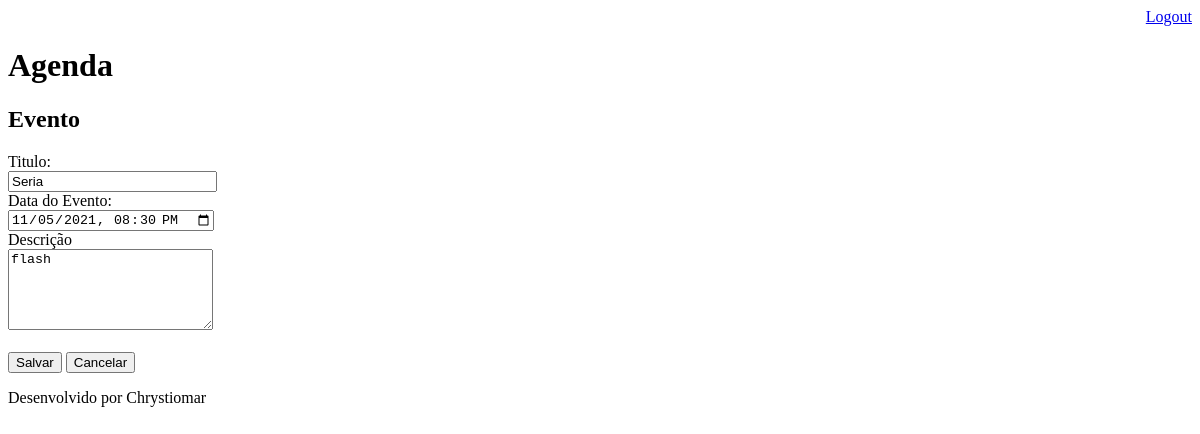
The page /agenda/evento/?id=8 (signed in) on the database as committed earlier.
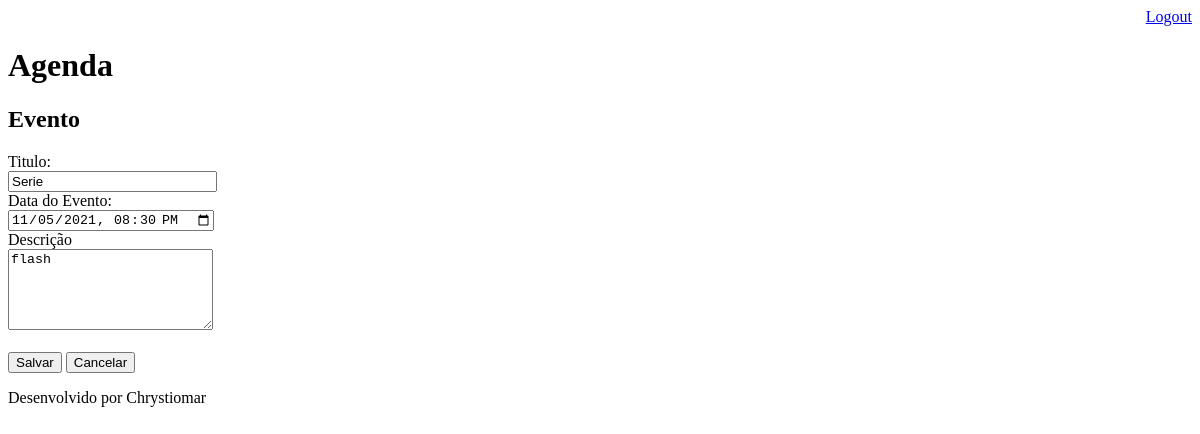
The same page on the database as committed later.
### core/models.py (models this page shows, shortened)
class Evento(models.Model):
    titulo = models.CharField(max_length=100)
    descricao = models.TextField(blank=True, null=True)
    data_evento = models.DateTimeField(verbose_name='Data do Evento')
    data_criacao = models.DateTimeField(auto_now=True)
    usuario = models.ForeignKey(User, on_delete=models.CASCADE)
    class Meta:
        db_table = 'evento'
    def get_data_input_evento(self):
        return self.data_evento.strftime('%Y-%m-%dT%H:%M')

### core/views.py (the view)
# urls.py: path('agenda/evento/', views.evento),
@login_required(login_url='/login/')
def evento(request):
    id_evento = request.GET.get('id')
    dados = { }
    if id_evento:
        dados['evento'] = Evento.objects.get(id=id_evento)
    return render(request, 'evento.html', dados)

### templates/evento.html (shortened to what this page needs)
{% extends "model_page.html" %}
{% block content %}
<h2>Evento</h2>
<form action="submit" method="POST">{% csrf_token %}
    <label>Titulo:</label>
    <br>
    <input type="text" name="titulo" size="23" value="{{ evento.titulo }}">
    <br>
    <label>Data do Evento:</label>
    <br>
    <input type="datetime-local" name="data_evento" value="{{ evento.get_data_input_evento }}" >
    <br>
    <label>Descrição</label>
    <br>
    <textarea name="descricao" rows="5" cols="23">{{ evento.descricao }}</textarea>
    <br><br>
    <button type="submit">Salvar</button>
    <a href="/">
        <button type="button">Cancelar</button>
    </a>
</form>
{% endblock %}

Rows that differ between the two databases and show on the page:
changed Evento "flash": titulo "Seria" → "Serie"
